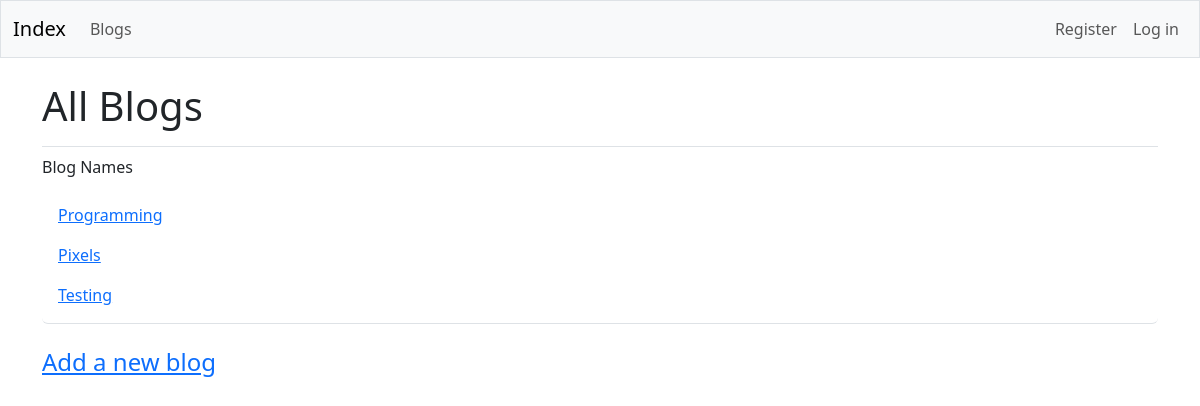
Before: /all_blogs/ with the older database file.
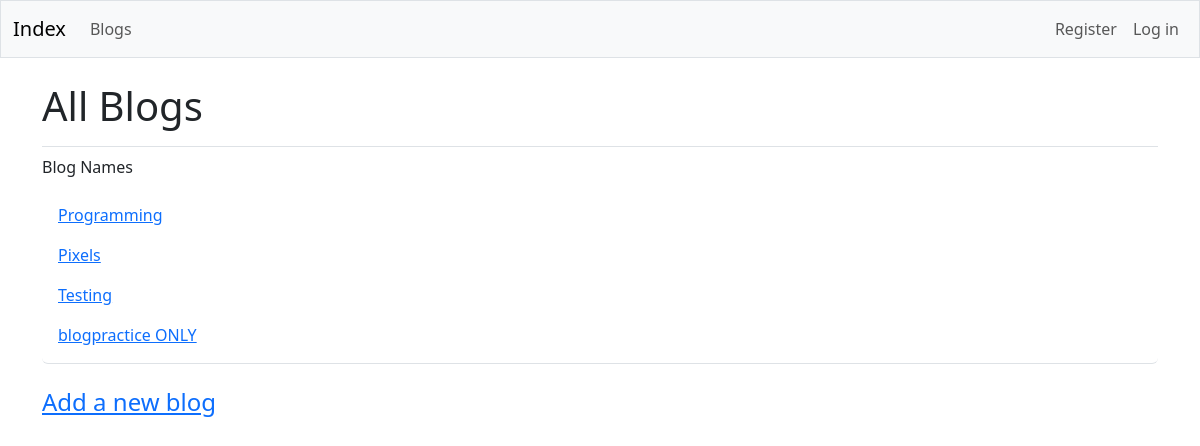
After: the same page with the newer database file.
### blog/models.py (models this page shows, shortened)
class Blog(models.Model):
    text = models.CharField(max_length = 200)
    date_added = models.DateTimeField(auto_now_add = True)
    owner = models.ForeignKey(User, on_delete = models.CASCADE)

### blog/views.py (the view)
# urls.py: path('all_blogs/', views.blogs, name = 'blogs'),
def blogs(request):
    blogs = Blog.objects.order_by('date_added')
    context = {'blogs': blogs}
    return render(request, 'blog/blogs.html', context)

### blog/templates/blog/blogs.html
{% extends 'blog/base.html' %}
{% load django_bootstrap5 %}
{% block page_header %}
<h1>All Blogs</h1>
{% endblock page_header %}
{% block content %}
<p>Blog Names</p>
<ul class="list-group border-bottom pb-2 mb-4">
    {% for blog in blogs %}
    <li class="list-group-item border-0">
        <a href="{% url 'blog:blog' blog.id %}">{{blog.text}}</a>
    </li>
    {%empty%}
    <li class="list-group-item border-0">No blogs have been entered yet.</li>
    {% endfor %}
</ul>
<h4><a href="{% url 'blog:new_blog' %}">Add a new blog</a></h4>
{% endblock content %}

### blog/templates/blog/base.html (shortened to what this page needs)
<!DOCTYPE html>
<html lang="en">
<head>
    {% load django_bootstrap5 %}
    {% bootstrap_css %}
</head>
<body>
    <nav class="navbar navbar-expand-md navbar-light bg-light mb-4 border">
        <div class="container-fluid">
            <a class="navbar-brand" href="{% url 'blog:index' %}">Index</a>
            <div class="collapse navbar-collapse" id="navbarCollapse">
                <ul class="navbar-nav me-auto mb-2 mb-md-0">
                    <li class="nav-item">
                        <a class="nav-link" href="{% url 'blog:blogs' %}">Blogs</a>
                    </li>
                </ul>
                <ul class="navbar-nav ms-auto mb-2 mb-md-0">
                    {% if user.is_authenticated %}
                    <li class="" nav-item>
                        <span class="navbar-text me-2"> Hello, {{user.username}}.</span>
                    </li>
                    {% else %}
                    <li class="nav-item">
                        <a class="nav-link" href="{% url 'accounts:register' %}">Register</a>
                    </li>
                    <li class="nav-item">
                        <a class="nav-link" href="{% url 'accounts:login' %}">Log in</a>
                    </li>
                    {% endif %}
                </ul>
            </div>
        </div>
    </nav>
    <main class="container">
        <div class="pb-2 mb-2 border-bottom">
            {% block page_header %}{% endblock page_header %}
        </div>
        <div>
            {% block content %}{% endblock content %}
        </div>
    </main>
</body>
</html>

Changed rows visible on the page:
added Blog: text "blogpractice ONLY"
